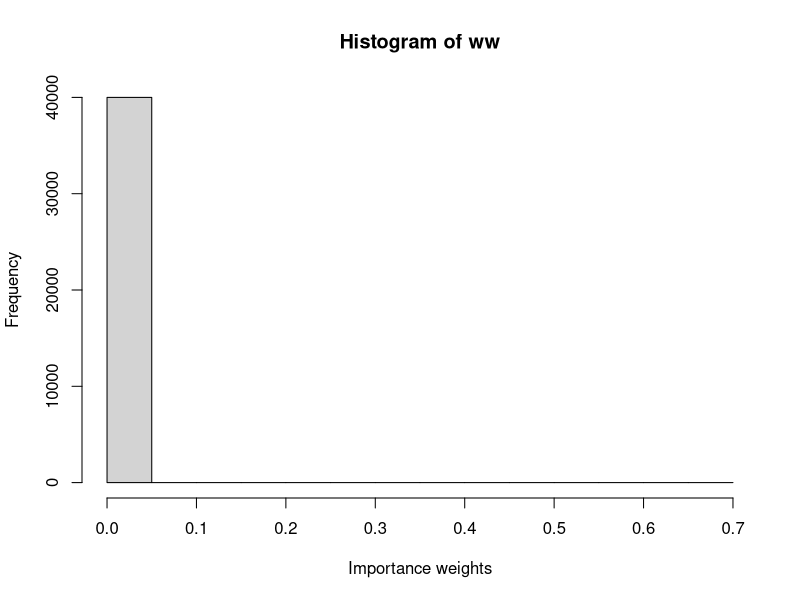
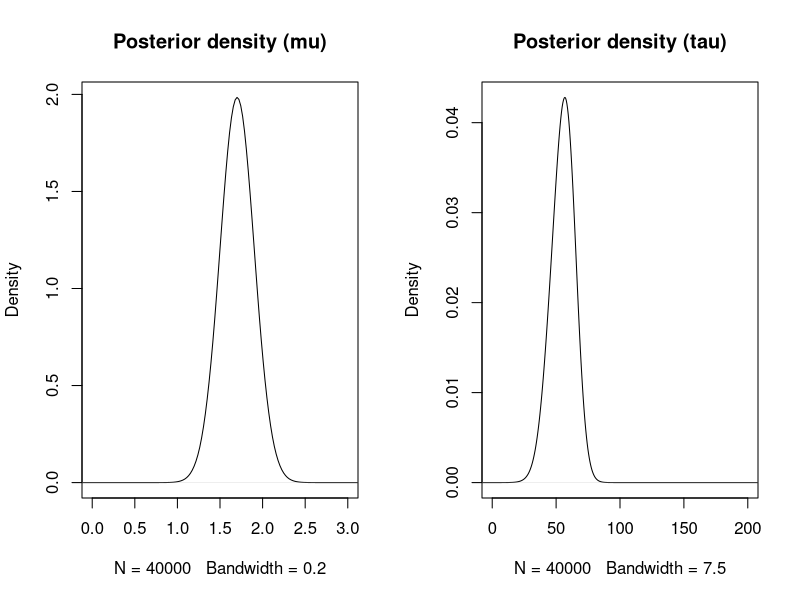
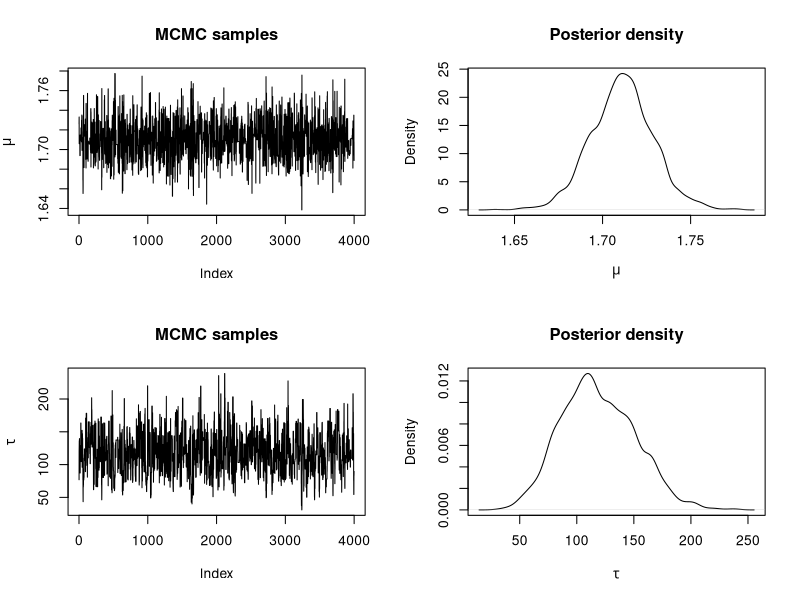
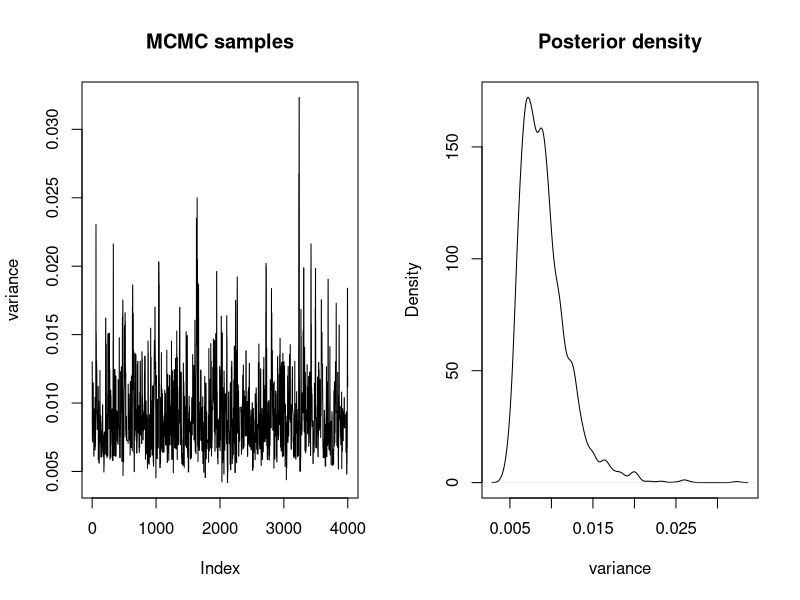

These figures' R source, in order:
## ---- chunk 1
knitr::opts_chunk$set(
  echo = TRUE,
  collapse = TRUE,
  comment = "#>"
)
## ---- chunk 2
data <- data.frame(height = 
c(1.73, 1.65, 1.65, 1.76, 1.65, 1.63, 1.70, 1.58, 1.57, 1.65, 1.74, 1.68, 1.67, 1.58, 1.66, 1.92, 1.82, 1.69, 1.75, 1.72, 1.71, 1.73, 1.69, 1.70, 1.78, 1.88, 1.82, 1.86, 1.65))
y <- data$height
## ---- chunk 3
# We increase the number of simulations in this example
n_simulations <- 40000
set.seed(12)
theta_sim <- cbind(rlnorm(n_simulations, 0, 0.5),
  rlnorm(n_simulations, 0, 1.25)
)
## ---- chunk 4
# Log-Likelihood (for each value of theta_sim)
# NOTE: 'apply' is used now as 'theta_sim' is a matrix
loglik_biv <- apply(theta_sim, 1, function(THETA) {
  sum(dnorm(data$height, THETA[1], sqrt(1 / THETA[2]), log = TRUE))
})

# Log-weights: log-lik + log-prior - log-sampling_distr
log_ww <- loglik_biv + dnorm(theta_sim[, 1], 1.75, sqrt(1 / 1000), log = TRUE) +
  dgamma(theta_sim[, 2], 0.01, 0.01, log = TRUE)
log_ww <- log_ww - dlnorm(theta_sim[, 1], 0, 0.5, log = TRUE) - dlnorm(theta_sim[, 2], 0, 1.25, log = TRUE)
  

# Re-scale weights to sum to one
log_ww <- log_ww - max(log_ww)
ww <- exp(log_ww)
ww <- ww / sum(ww)

## ---- chunk 5
hist(ww, xlab = "Importance weights")
## ---- chunk 6
# Posterior mean (mu)
post_mean_mu <- sum(theta_sim[, 1] * ww)
post_mean_mu

# Posterior variance (mu)
post_var_mu <- sum(theta_sim[, 1]^2 * ww)- post_mean_mu^2
post_var_mu

# Posterior mean (tau)
post_mean_tau <- sum(theta_sim[, 2] * ww)
post_mean_tau 

# Posterior variance (tau)
post_var_tau <- sum(theta_sim[, 2]^2 * ww)- post_mean_tau^2
post_var_tau
## ---- chunk 7
par(mfrow = c(1, 2))
plot(density(theta_sim[, 1], weights = ww, bw = 0.2), main = "Posterior density (mu)",
  xlim = c(0, 3))

plot(density(theta_sim[, 2], weights = ww, bw = 7.5), main = "Posterior density (tau)",
  xlim = c(0, 200))
## ---- chunk 8
#Proposal distribution: sampling
rq <- function(theta) {
  res <- c(NA, NA)  

  res[1] <- rnorm(1, theta[1], sd = sqrt(1 / 10)) #Sample mu
  res[2] <- rlnorm(1, meanlog = log(theta[2]), sdlog = sqrt(1 / 10)) #Sample tau

  return(res)
}

#Proposal distribution: log-density
logdq <- function(new.theta, theta) {
  res <- dnorm(new.theta[1], theta[1], sd = sqrt(1 / 10), log = TRUE) #Mu
  res <-  res + 
    dlnorm(new.theta[2], meanlog = log(theta[2]), sdlog = sqrt(1 / 10), log = TRUE) #Tau
}

#Prior distribution
logprior <- function(theta) {
  res <- dnorm(theta[1], 0, sd = sqrt(1 / 0.001), log = TRUE) #Mu
  res <- res + dgamma(theta[2], 0.01, 0.01, log = TRUE) #Tau

  return(res)
}

#LogLikelihood
loglik <- function(y, theta) {
   res <- sum(dnorm(y, mean = theta[1], sd = sqrt(1 / theta[2]), log = TRUE)) 
}
## ---- chunk 9
#Number of iterations
n.iter <- 40500

#Simulations of the parameter
theta <- as.list(rep(NA, n.iter))

#Initial value
theta[[1]] <- c(1.5, 1)

for(i in 2:n.iter) {
  new.theta <- rq(theta[[i - 1]])
  
  #Log-Acceptance probability
  logacc.prob <- loglik(y, new.theta) + logprior(new.theta) + logdq(theta[[i - 1]], new.theta)
  logacc.prob <- logacc.prob - loglik(y, theta[[i - 1]]) - logprior(theta[[i - 1]]) - 
    logdq(new.theta, theta[[i - 1]])
  logacc.prob <- min(0, logacc.prob)#0 = log(1)
  
  if(log(runif(1)) < logacc.prob) {
    #Accept
    theta[[i]] <- new.theta
  } else {
    #Reject
    theta[[i]] <- theta[[i - 1]]
  }
}
## ---- chunk 10
#Remove burn-in
theta <- theta[-c(1:500)]

#Thinning
theta <- theta[seq(1, length(theta), by = 10)]

#Use matrix format
theta <- do.call(rbind, theta)

#Summary statistics
apply(theta, 2, summary)

par(mfrow = c(2, 2))
#Mean
plot(theta[, 1], type = "l", main = "MCMC samples",
  ylab = expression(mu))
plot(density(theta[, 1]), main = "Posterior density",
  xlab = expression(mu))
#Precision
plot(theta[, 2], type = "l", main = "MCMC samples", ylab = expression(tau))
plot(density(theta[, 2]), main = "Posterior density", 
  xlab = expression(tau))
## ---- chunk 11
sample.var <- 1 / theta[, 2]

par(mfrow = c(1, 2))
plot(sample.var, type = "l", main = "MCMC samples", ylab = "variance")
plot(density(sample.var), main = "Posterior density", xlab = "variance")

## ---- chunk 12
data$gender <- c(rep(1, 15), rep(0, 14))
